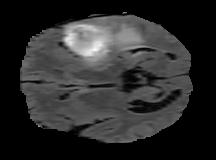
%> input picture Matlab/Images/midplane.jpg, 216 x 160 px
$ octave --eval "result = watershed(imread('Images/midplane.jpg'));"   (GNU Octave 9; MATLAB toolbox functions it lacks are replaced by stand-ins)
%> lines starting %> are read from the running program, lines starting %| are printed output that depends on the picture; in (x1, y1, x2, y2) boxes, pixels count from 0 and x2, y2 are one past the last pixel; in counts of white or black regions, pixels touching at a corner belong together; the program's own positions count from 1
% Load the mha, then select a plan I and pass it
% eg: watershed(I)
function Ifinal = watershed(I)
    hy = fspecial('sobel');
    hx = hy';
    Iy = imfilter(double(I), hy, 'replicate');
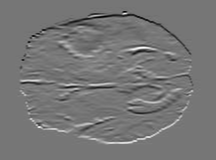
%> Iy: size 160x216 double; min -499, max 574, mean 0; drawn with min black and max white
    Ix = imfilter(double(I), hx, 'replicate');
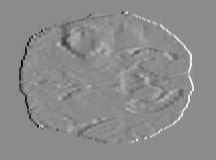
%> Ix: size 160x216 double; min -444, max 367, mean 0; drawn with min black and max white
    gradmag = sqrt(Ix.^2 + Iy.^2);
    se = strel('disk', 20);
    Io = imopen(I, se);
    Ie = imerode(I, se);
    Iobr = imreconstruct(Ie, I);

    Ioc = imclose(Io, se);
    Iobrd = imdilate(Iobr, se);
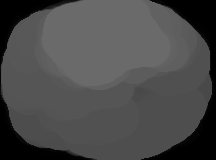
%> Iobrd: size 160x216 uint8; min 0, max 106, mean 73.9
    Iobrcbr = imreconstruct(imcomplement(Iobrd), imcomplement(Iobr));
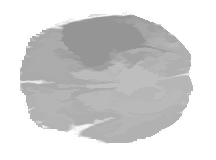
%> Iobrcbr: size 160x216 uint8; min 149, max 255, mean 213.1
    Iobrcbr = imcomplement(Iobrcbr);
    fgm = imregionalmax(Iobrcbr);
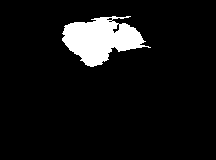
%> fgm: size 160x216 logical; 7.4% white; 1 white region, box (x1, y1, x2, y2) and area: (62, 16, 151, 67) 2567
    I2 = I;
%> I2 is the input picture: size 160x216 uint8; min 0, max 255, mean 43.7
    I2(fgm) = 255;
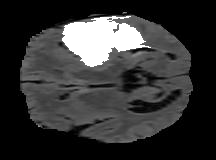
%> I2: size 160x216 uint8; 7.42% of pixels changed, all inside (x1, y1, x2, y2) = (62, 16, 151, 67)
    se2 = strel(ones(5,5));
    fgm2 = imclose(fgm, se2);
%> fgm2: size 160x216 logical; 7.8% white; 1 white region, box (x1, y1, x2, y2) and area: (62, 16, 151, 67) 2691
    fgm3 = imerode(fgm2, se2);
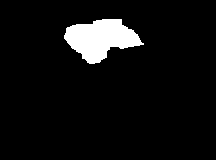
%> fgm3: size 160x216 logical; 6.2% white; 1 white region, box (x1, y1, x2, y2) and area: (64, 19, 144, 64) 2141
    fgm4 = bwareaopen(fgm3, 20);
    Ifinal = fgm4;
    %I3 = I;
    %Ifinal(fgm4) = 255;
    imshow(Ifinal);
end
